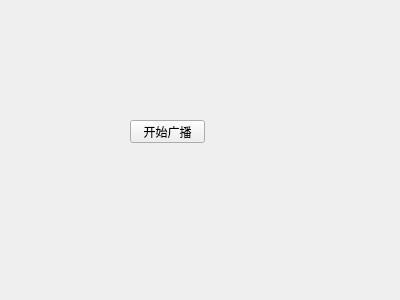
<?xml version="1.0" encoding="UTF-8"?>
<ui version="4.0">
 <class>Widget</class>
 <widget class="QWidget" name="Widget">
  <property name="geometry">
   <rect>
    <x>0</x>
    <y>0</y>
    <width>400</width>
    <height>300</height>
   </rect>
  </property>
  <property name="windowTitle">
   <string>Widget</string>
  </property>
  <widget class="QPushButton" name="pushButton">
   <property name="geometry">
    <rect>
     <x>130</x>
     <y>120</y>
     <width>75</width>
     <height>23</height>
    </rect>
   </property>
   <property name="text">
    <string>开始广播</string>
   </property>
  </widget>
 </widget>
 <layoutdefault spacing="6" margin="11"/>
 <resources/>
 <connections/>
</ui>
